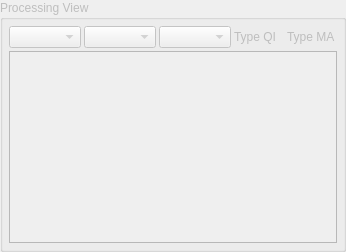
     <widget class="QGroupBox" name="groupBox_ProcView">
      <property name="enabled">
       <bool>false</bool>
      </property>
      <property name="sizePolicy">
       <sizepolicy hsizetype="Preferred" vsizetype="Preferred">
        <horstretch>1</horstretch>
        <verstretch>0</verstretch>
       </sizepolicy>
      </property>
      <property name="title">
       <string>Processing View</string>
      </property>
      <property name="flat">
       <bool>true</bool>
      </property>
      <layout class="QGridLayout" name="gridLayout_2">
       <property name="leftMargin">
        <number>6</number>
       </property>
       <property name="topMargin">
        <number>6</number>
       </property>
       <property name="rightMargin">
        <number>6</number>
       </property>
       <property name="bottomMargin">
        <number>6</number>
       </property>
       <property name="spacing">
        <number>3</number>
       </property>
       <item row="0" column="1">
        <widget class="QComboBox" name="comboBox_ProcView_Depth"/>
       </item>
       <item row="1" column="0" colspan="5">
        <widget class="QGraphicsView" name="graphicsView_ProcView">
         <property name="mouseTracking">
          <bool>true</bool>
         </property>
        </widget>
       </item>
       <item row="0" column="4">
        <widget class="QLabel" name="label_ProcView_Type_MA">
         <property name="minimumSize">
          <size>
           <width>50</width>
           <height>0</height>
          </size>
         </property>
         <property name="maximumSize">
          <size>
           <width>50</width>
           <height>16777215</height>
          </size>
         </property>
         <property name="text">
          <string>Type MA</string>
         </property>
        </widget>
       </item>
       <item row="0" column="3">
        <widget class="QLabel" name="label_ProcView_Type_QI">
         <property name="minimumSize">
          <size>
           <width>50</width>
           <height>0</height>
          </size>
         </property>
         <property name="maximumSize">
          <size>
           <width>50</width>
           <height>16777215</height>
          </size>
         </property>
         <property name="text">
          <string>Type QI</string>
         </property>
        </widget>
       </item>
       <item row="0" column="2">
        <widget class="QComboBox" name="comboBox_ProcView_ProcStep"/>
       </item>
       <item row="0" column="0">
        <widget class="QComboBox" name="comboBox_ProcView_Lateral"/>
       </item>
      </layout>
     </widget>
